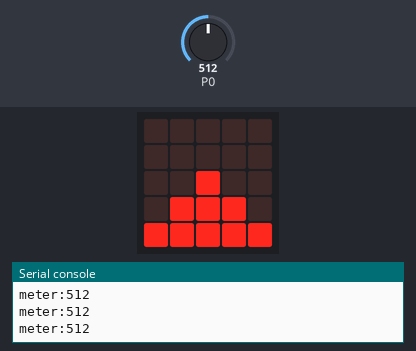
Recording of a program running on a simulated BBC micro:bit (MakeCode). Parts: the board's 5×5 LED display, the last lines printed to the serial console. Inputs (shaded band) come from the test bench; at power-on: P0 = 512 (analog values on the 0–1023 scale).

Above: at 1.2 s.
1.3 s: P0 set to 716
At 1.9 s:
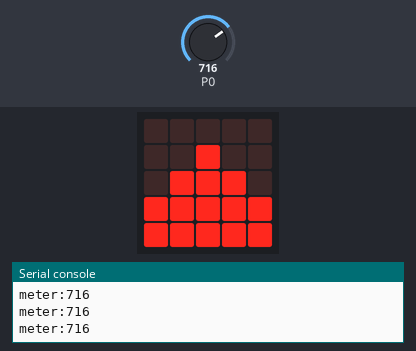
2.8 s: P0 set to 900
At 4.0 s:
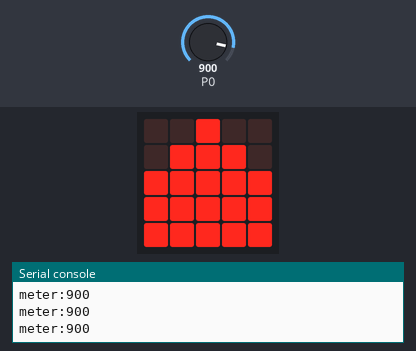
4.3 s: P0 set to 306
At 5.2 s:
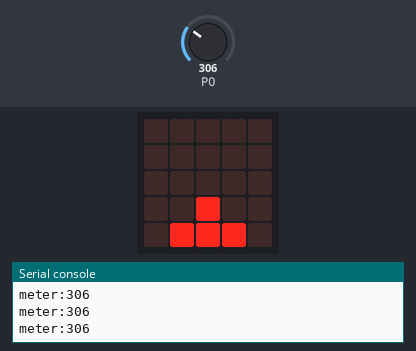
5.8 s: P0 set to 122
At 6.4 s:
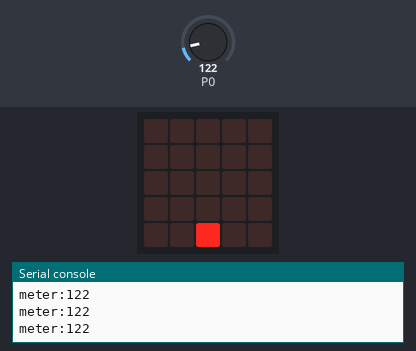
7.3 s: P0 set to 511
At 8.5 s:
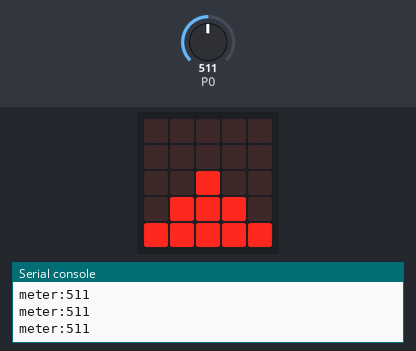
8.8 s: P0 set to 0
At 9.4 s:
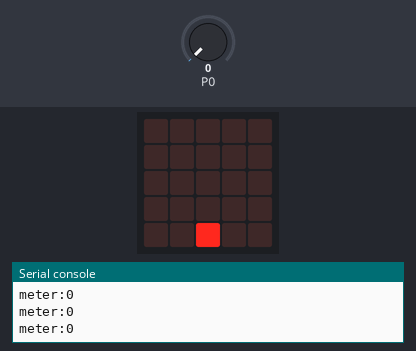
Timing chart, 0 to 11.3 s (numbered marks = the images above; inputs shaded):
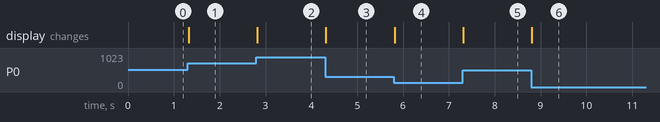

The program:

main.ts
```typescript
let meter = 0
let level = 0
basic.forever(function () {
    // アナログ値を読み取る（0〜1023）
    meter = pins.analogReadPin(AnalogPin.P0)
    // 0〜1023を0〜4の範囲にマッピング（整数に切り捨て）
    level = Math.floor(meter / 205)
    // LED画面をクリア
    basic.clearScreen()
    // レベルに応じてLEDを上に向かって点灯
    for (let y = 0; y <= level; y++) {
        // 中央列（x=2）、下から上へ
        led.plot(4, 6 - y)
        // 中央列（x=2）、下から上へ
        led.plot(3, 5 - y)
        // 中央列（x=2）、下から上へ
        led.plot(2, 4 - y)
        // 中央列（x=2）、下から上へ
        led.plot(1, 5 - y)
        // 中央列（x=2）、下から上へ
        led.plot(0, 6 - y)
    }
    // デバッグ用にシリアル出力
    serial.writeValue("meter", meter)
})
```

test.ts
```typescript
// テストはここに来ます。このパッケージが拡張機能として使用されるときにはコンパイルされません。
```

Measured:
- after the input at 1.3 s, the display: changes at once (image 1)
- after the input at 2.8 s, the display: changes at once (image 2)
- after the input at 4.3 s, the display: changes at once (image 3)
- after the input at 5.8 s, the display: changes at once (image 4)
- after the input at 7.3 s, the display: changes at once (image 5)
- after the input at 8.8 s, the display: changes at once (image 6)
